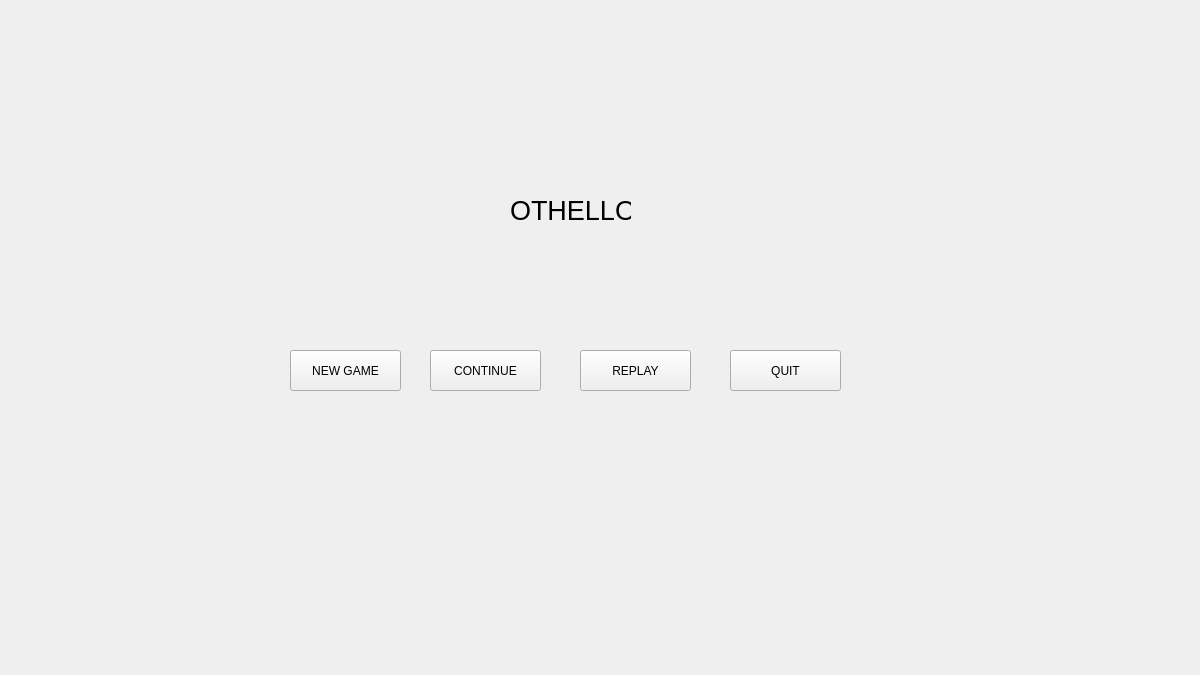
<?xml version="1.0" encoding="UTF-8"?>
<ui version="4.0">
 <class>start</class>
 <widget class="QWidget" name="start">
  <property name="geometry">
   <rect>
    <x>0</x>
    <y>0</y>
    <width>1200</width>
    <height>675</height>
   </rect>
  </property>
  <property name="windowTitle">
   <string>Form</string>
  </property>
  <widget class="QPushButton" name="replay">
   <property name="geometry">
    <rect>
     <x>580</x>
     <y>350</y>
     <width>111</width>
     <height>41</height>
    </rect>
   </property>
   <property name="text">
    <string>REPLAY</string>
   </property>
  </widget>
  <widget class="QPushButton" name="CONTINUE">
   <property name="geometry">
    <rect>
     <x>430</x>
     <y>350</y>
     <width>111</width>
     <height>41</height>
    </rect>
   </property>
   <property name="text">
    <string>CONTINUE</string>
   </property>
  </widget>
  <widget class="QPushButton" name="quit">
   <property name="geometry">
    <rect>
     <x>730</x>
     <y>350</y>
     <width>111</width>
     <height>41</height>
    </rect>
   </property>
   <property name="text">
    <string>QUIT</string>
   </property>
  </widget>
  <widget class="QLabel" name="label">
   <property name="geometry">
    <rect>
     <x>510</x>
     <y>190</y>
     <width>121</width>
     <height>41</height>
    </rect>
   </property>
   <property name="font">
    <font>
     <pointsize>20</pointsize>
    </font>
   </property>
   <property name="text">
    <string>OTHELLO</string>
   </property>
  </widget>
  <widget class="QPushButton" name="new_game">
   <property name="geometry">
    <rect>
     <x>290</x>
     <y>350</y>
     <width>111</width>
     <height>41</height>
    </rect>
   </property>
   <property name="text">
    <string>NEW GAME</string>
   </property>
  </widget>
 </widget>
 <resources/>
 <connections/>
</ui>
